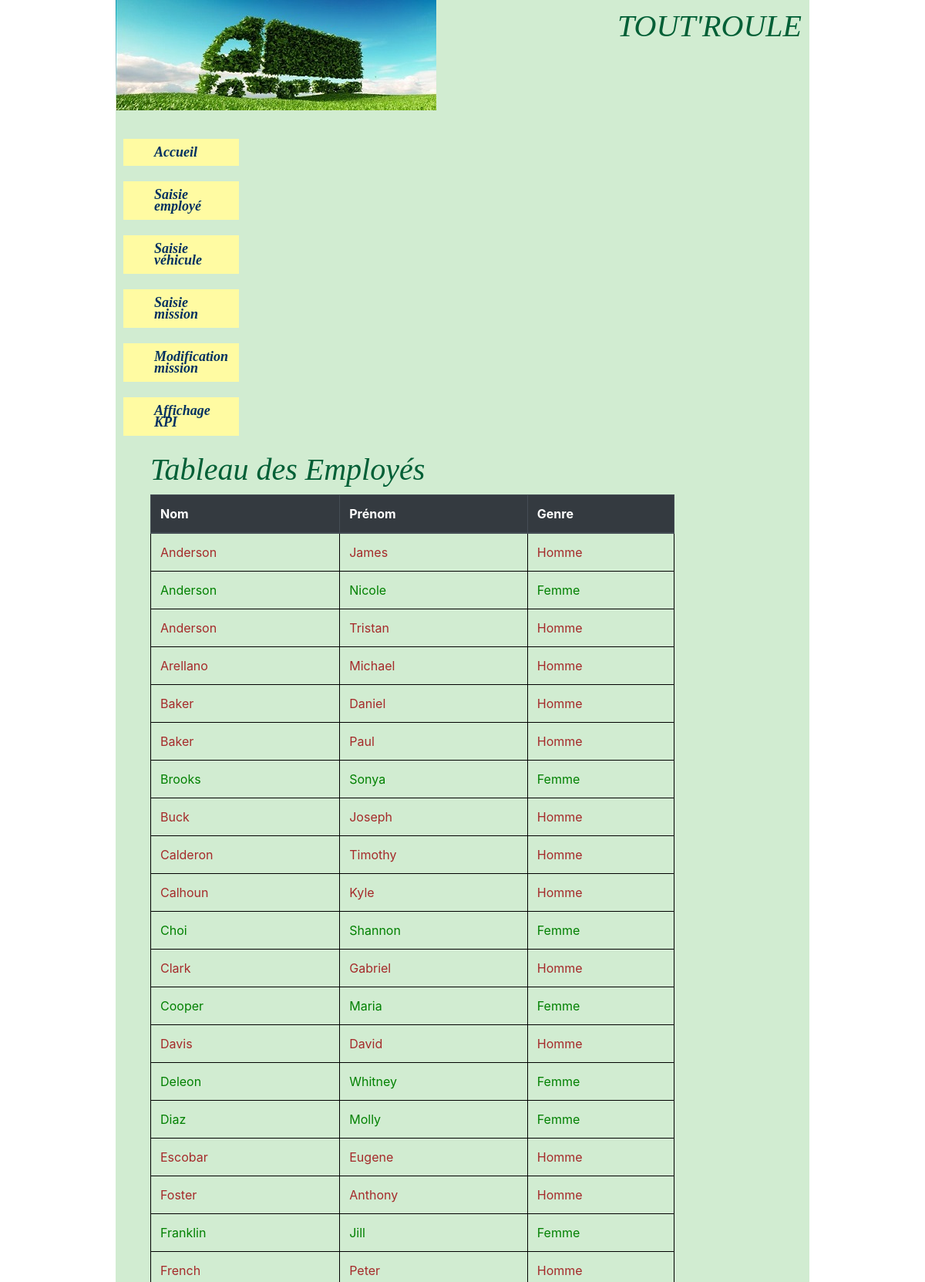
Screenshot of /kpi2 (upper part) with the database file from the repository.
### tables this page shows
CREATE TABLE employes(
        id_emp INTEGER PRIMARY KEY AUTOINCREMENT,
        nom_emp TEXT NOT NULL,
        prenom_emp TEXT NOT NULL,
        genre_emp TEXT NOT NULL,
        fonction_emp TEXT NOT NULL
     );

### app.py (the view)
@app.route("/kpi2")
def f_nb_emp_repondu2():
   v_reponse5 = tableau_employes()
   return render_template("t_kpi2.html", t_reponse5 = v_reponse5)

### analyses/analyses.py (called while the page is built)
def tableau_employes():
    conn = sqlite3.connect('database/db_tout_roule.db')
    cursor = conn.cursor()
    cursor.execute('''
        SELECT DISTINCT nom_emp, prenom_emp, genre_emp
        FROM employes
        INNER JOIN missions ON employes.id_emp = missions.id_emp
        GROUP BY nom_emp, prenom_emp
    ''')
    data = cursor.fetchall()
    conn.close()
    return data

### templates/t_kpi2.html (shortened to what this page needs)
{% extends 'layouts/default.html' %}
{% block body%}
<!DOCTYPE html>
<html>
<head>
    <link rel="stylesheet" href="https://maxcdn.bootstrapcdn.com/bootstrap/4.5.2/css/bootstrap.min.css">
</head>
<body>
    <div class="container">
        <h1>Tableau des Employés</h1>
        <table class="table table-bordered">
            <thead class="thead-dark">
                <tr>
                    <th>Nom</th>
                    <th>Prénom</th>
                    <th>Genre</th>
                </tr>
            </thead>
            <tbody>
                {% for row in t_reponse5 %}
                <tr>
                    <td>
                        {% if row[2] == 'male' %}
                            <span class="genre-homme">{{ row[0] }}</span>
                        {% elif row[2] == 'female' %}
                            <span class="genre-femme">{{ row[0] }}</span>
                        {% else %}
                            <span class="genre-autre">{{ row[0] }}</span>
                        {% endif %}
                    </td>
                    <td>
                        {% if row[2] == 'male' %}
                            <span class="genre-homme">{{ row[1] }}</span>
                        {% elif row[2] == 'female' %}
                            <span class="genre-femme">{{ row[1] }}</span>
                        {% else %}
                            <span class="genre-autre">{{ row[1] }}</span>
                        {% endif %}
                    </td>
                    <td>
                        {% if row[2] == 'male' %}
                            <span class="genre-homme">Homme</span>
                        {% elif row[2] == 'female' %}
                            <span class="genre-femme">Femme</span>
                        {% else %}
                            <span class="genre-autre">Autre</span>
                        {% endif %}
                    </td>
                </tr>
                {% endfor %}
            </tbody>
        </table>
    </div>
</body>
</html>
{% endblock %}

### templates/layouts/default.html (shortened to what this page needs)
<!DOCTYPE html>
<html lang="en">
<head>
    <link
        href="{{url_for('static', filename='css/style.css')}}"
        rel="stylesheet">
</head>
<body>
    <div class="global">
        <header class="entete">
            <h1>TOUT'ROULE</h1>
        </header>
        <section>
            {% include 'partials/_nav.html' %}
        </section>
        <section class="contenu">
            {% block body%}{% endblock %}
        </section> <!—— Fin du bloc section.contenu ——>
    </div> <l—— Fin du bloc div.global —->
</body>
</html>

### templates/partials/_nav.html
<nav class="blocmenu">
    <ul id="menu">
        <li><a href="/">Accueil</a></li>
        <li><a href="/formulaire-employes">Saisie employé</a></li>
        <li><a href="/formulaire_vehicules">Saisie véhicule</a></li>
        <li><a href="/formulaire-missions">Saisie mission</a></li>
        <li><a href="/formulaire-missions2">Modification mission</a></li>
        <li><a href="/kpi">Affichage KPI</a></li>
    </ul>
</nav>

### static/css/style.css (style rules this page uses)
body, div, ul { margin: 0; padding: 0; }
body { background-color: rgba(209, 236, 209, 0.36); font-family: Times, serif; font-size: 16px; }
.global { width: 75%; margin: 0 auto; background-color: rgb(209, 236, 209) ; background-image: url(transport-vert.jpeg) ; background-repeat: no-repeat; }
.entete { height: 150px; padding: 10px; text-align: right; }
.blocmenu { width: 160px; float: left; }
.contenu { width: 750px; float: left; padding: 0 10px 10px 30pX; }
#menu { margin-top: 30px; margin-left: 10px; }
#menu li { list-style-type: none; }
#menu li a, #menu li a:visited { background: url(fond_jaune.jpg) ; display: block; line-height: 15px; margin: 20px 0; padding: 10px 5px 10px 40px ; text-decoration: none; font-family: Times, serif; font-style: italic; font-weight: bold; font-size: 18px; color: #003060; }
h1 { font-style: italic; font-family: Times, serif; font-size: 36px; color: #005f36; }

### templates/t_kpi2.html (style rules this page uses)
.genre-homme { color: brown; }
.genre-femme { color: green; }
.table-bordered td, .table-bordered th { border: 1px solid black; }

### rows the page displays
employes: nom_emp "Anderson", prenom_emp "James", shows "Homme"
employes: nom_emp "Anderson", prenom_emp "Nicole", shows "Femme"
employes: nom_emp "Anderson", prenom_emp "Tristan", shows "Homme"
employes: nom_emp "Arellano", prenom_emp "Michael", shows "Homme"
employes: nom_emp "Baker", prenom_emp "Daniel", shows "Homme"
employes: nom_emp "Baker", prenom_emp "Paul", shows "Homme"
employes: nom_emp "Brooks", prenom_emp "Sonya", shows "Femme"
employes: nom_emp "Buck", prenom_emp "Joseph", shows "Homme"
employes: nom_emp "Calderon", prenom_emp "Timothy", shows "Homme"
employes: nom_emp "Calhoun", prenom_emp "Kyle", shows "Homme"
employes: nom_emp "Choi", prenom_emp "Shannon", shows "Femme"
employes: nom_emp "Clark", prenom_emp "Gabriel", shows "Homme"
employes: nom_emp "Cooper", prenom_emp "Maria", shows "Femme"
employes: nom_emp "Davis", prenom_emp "David", shows "Homme"
employes: nom_emp "Deleon", prenom_emp "Whitney", shows "Femme"
employes: nom_emp "Diaz", prenom_emp "Molly", shows "Femme"
employes: nom_emp "Escobar", prenom_emp "Eugene", shows "Homme"
employes: nom_emp "Foster", prenom_emp "Anthony", shows "Homme"
employes: nom_emp "Franklin", prenom_emp "Jill", shows "Femme"
employes: nom_emp "French", prenom_emp "Peter", shows "Homme"
